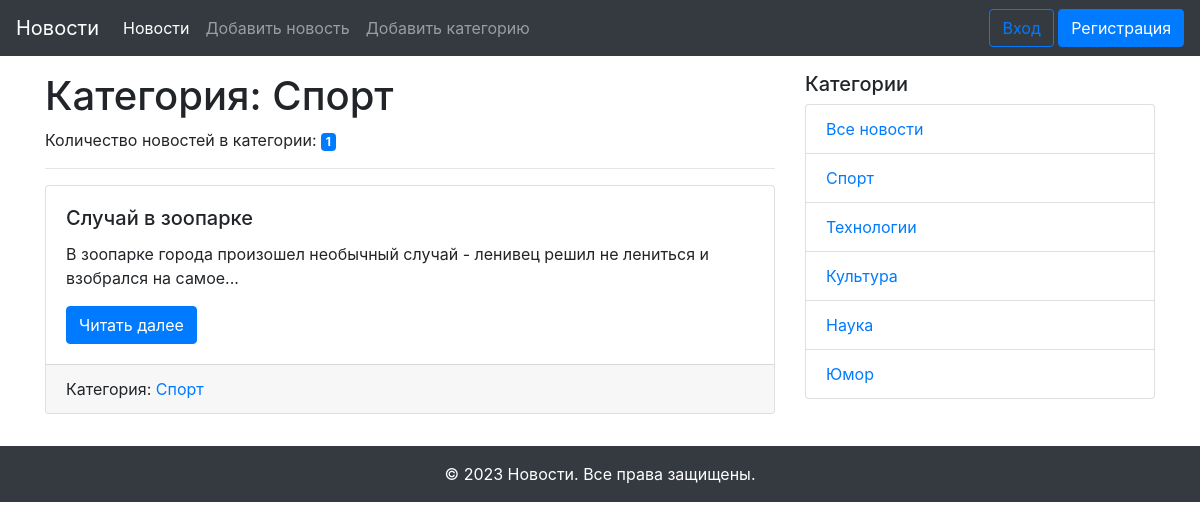
The page /category/1 on the database as committed earlier.
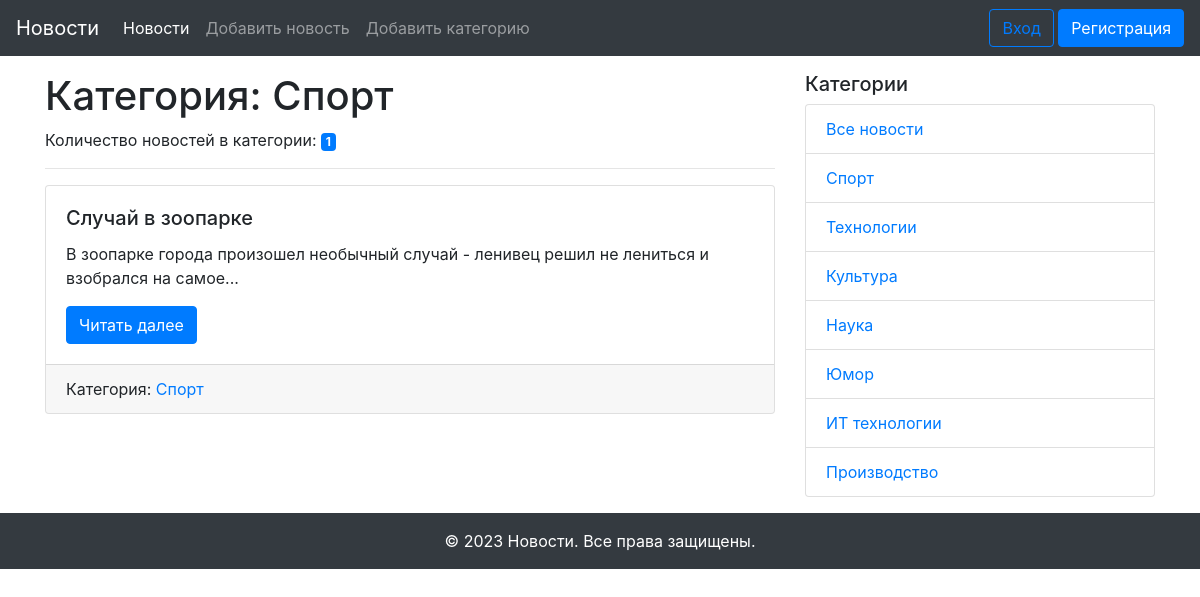
The same page on the database as committed later.
### models.py (models this page shows, shortened)
class Category(db.Model):
    id = db.Column(db.Integer, primary_key=True)
    title = db.Column(db.String(255), nullable=False)
    news = db.relationship('News', back_populates='category')

class News(db.Model):
    id = db.Column(db.Integer, primary_key=True)
    title = db.Column(db.String(255), unique=True, nullable=False)
    text = db.Column(db.Text, nullable=False)
    created_date = db.Column(db.DateTime, default=datetime.utcnow)
    category_id = db.Column(db.Integer, db.ForeignKey('category.id'), nullable=True)
    category = db.relationship('Category', back_populates='news')
    user_id = db.Column(db.Integer, db.ForeignKey('user.id'))
    user = db.relationship('User', back_populates='news')

### views.py (the view)
@app.route('/category/<int:id>')
def news_in_category(id):
    category = Category.query.get(id)
    news = category.news
    category_name = category.title
    categories = Category.query.all()
    return render_template('category.html',
                           news=news,
                           category_name=category_name,
                           categories=categories)

### templates/category.html (shortened to what this page needs)
{% extends "base.html" %}
{% block content %}
  <h1>Категория: {{ category_name }}</h1>
  <p>Количество новостей в категории: <span class="badge badge-primary">{{ news|length }}</span></p>
  <hr>
  {% for news in news %}
  <div class="card mb-3">
    <div class="card-body">
      <h5 class="card-title">{{ news.title }}</h5>
      <p class="card-text">{{ news.text|truncate(100) }}</p>
      <a href="{{ url_for('news_detail', id=news.id) }}" class="btn btn-primary">Читать далее</a>
    </div>
    <div class="card-footer">
      {% if news.category %}
        <span class="card-link">Категория: <a href="{{ url_for('news_in_category', id=news.category.id) }}">{{ news.category.title }}</a></span>
      {% endif %}
    </div>
  </div>
  {% else %}
  <p class="card-text">Новостей пока нет!</p>
  {% endfor %}
{% endblock content %}

### templates/base.html (shortened to what this page needs)
<!DOCTYPE html>
<html lang="ru">
<head>
  <link rel="stylesheet" href="{{ url_for('static', filename='css/bootstrap.min.css') }}">
</head>
<body>
  <div id="wrapper">
    {% include "navigation.html" %}
    <div class="container my-3">
      <div class="row">
        <div class="col-md-8">
          {% block content %}{% endblock content %}
        </div>
        {% include "side_navigation.html" %}
      </div>
    </div>
    {% include "footer.html" %}
  </div>
</body>
</html>

### templates/navigation.html (shortened to what this page needs)
<nav class="navbar navbar-expand-md navbar-dark bg-dark">
  <a class="navbar-brand" href="{{ url_for('index') }}">Новости</a>
  <div class="collapse navbar-collapse" id="navbarNav">
    <div class="mr-auto">
      <ul class="navbar-nav">
        <li class="nav-item active">
          <a class="nav-link" href="{{ url_for('index') }}">Новости</a>
        </li>
        <li class="nav-item">
          <a class="nav-link" href="{{ url_for('add_news') }}">Добавить новость</a>
        </li>
        <li class="nav-item">
          <a class="nav-link" href="{{ url_for('add_category') }}">Добавить категорию</a>
        </li>
      </ul>
    </div>
    <div>
      {% if not current_user.is_authenticated %}
        <a class="btn btn-outline-primary" href="{{ url_for('login') }}">Вход</a>
        <a class="btn btn-primary" href="{{ url_for('registration') }}">Регистрация</a>
      {% else %}
        <span class="navbar-text">Пользователь: {{ current_user.name }}</span>
        <a class="btn btn-primary" href="{{ url_for('logout') }}">Выход</a>
      {% endif %}
    </div>
  </div>
</nav>

### templates/side_navigation.html
<div class="col-md-4">
  <h5>Категории</h5>
  <ul class="list-group">
    <li class="list-group-item"><a href="{{ url_for('index') }}">Все новости</a></li>
    {% for category in categories %}
      <li class="list-group-item"><a href="{{ url_for('news_in_category', id=category.id) }}">{{ category.title }}</a></li>
    {% endfor %}
  </ul>
</div>

### templates/footer.html
<footer id="footer" class="bg-dark text-white text-center py-3">
  &copy; 2023 Новости. Все права защищены.
</footer>

Rows that differ between the two databases and show on the page:
added Category: title "ИТ технологии"
added Category: title "Производство"
